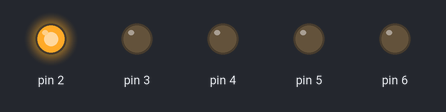
Bench run of a sketch on a simulated Arduino Uno, built with avr-gcc and run on an emulated ATmega328P. Parts: output pins drawn as LEDs (lit = HIGH).

Above: at 0.1 s.
At 1.1 s:
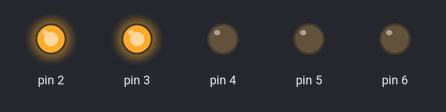
At 2.1 s:
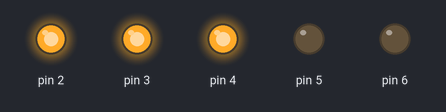
At 3.1 s:
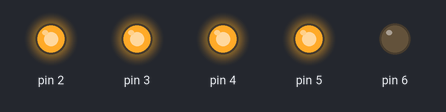
At 4.1 s:
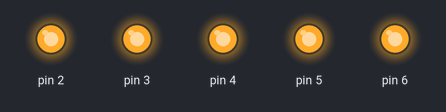
Timing chart, 0 to 5.6 s (numbered marks = the images above):
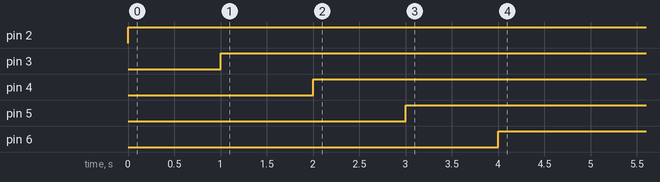

Measured:
- by itself, pin 2: LOW → HIGH at 0.00 s
- by itself, pin 3: LOW → HIGH at 1.0 s
- by itself, pin 4: LOW → HIGH at 2.0 s
- by itself, pin 5: LOW → HIGH at 3.0 s
- by itself, pin 6: LOW → HIGH at 4.0 s

The sketch:

sketch_pract2.ino
```cpp
int t=1000;

void setup() {
  // put your setup code here, to run once:

 for(int i =2;i<=6; i++){
 pinMode(i,OUTPUT);

}
}

void loop() {
  // put your main code here, to run repeatedly:


for(int i=2; i<=6; i++){
 digitalWrite(i,HIGH);
 delay(t);


}
}
```
